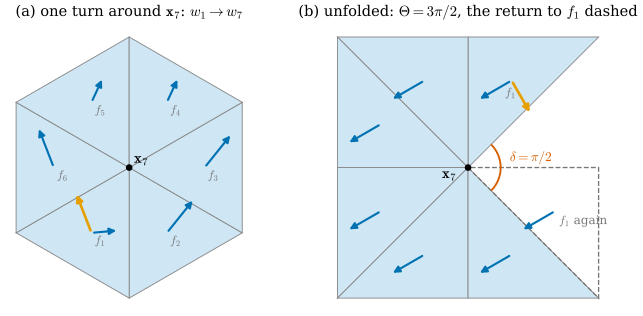

This figure's Python source:
"""Figure 45.3.2: Levi-Civita holonomy around a cube corner equals its angle defect pi/2 (Section 45.3, Example 45.3.11).

Mesh: ch45.unit_cube() (each square split by one diagonal); the corner x_7 = (1, 1, 1) lies on three diagonals, so six
triangles f_1, ..., f_6 (counterclockwise seen from outside) meet there, each with a 45 degree corner (Theta = 3 pi/2,
delta = pi/2). A unit vector w_1 at angle 30 degrees from r_{f_1} is carried across the shared edges f_k -> f_{k+1}
by psi -> psi +- rho_e (Definition 45.3.1; + when the crossing follows the dual orientation of Remark 36.5.1).
(a) the cube seen from (1, 1, 1) (elev 35.26, azim 45; back faces culled): the six triangles at x_7 light blue, the
    transported vectors at their centroids (blue), the final vector w_7 after one turn drawn in f_1 (orange), and the
    arc between w_1 and w_7 (black).
(b) the six triangles unfolded around x_7 into the plane (corner angles 45 degrees, true edge lengths), with the copy of
    f_1 that the loop returns to (dashed): in the unfolding the transported vector is one constant vector (blue);
    measured against the returning copy of f_1 it has turned by 2 pi - 3 pi/2 = pi/2.
Self-checks: the six crossings return w rotated by exactly delta_7 = pi/2 counterclockwise (mod 2 pi); the same
holds at every corner (ch45.transport_angles and -d0^T rho).

Run from the project root: PYTHONPATH=tools python3 chapters/45-vector-field-design/figures/fig-45-3-2-cube-holonomy.py
"""

import pathlib
import sys

import dgdec as dd
import dgmesh as dm
import dgfig

dgfig.setup()
import matplotlib.pyplot as plt  # noqa: E402
import numpy as np  # noqa: E402
from matplotlib.patches import Arc, Polygon  # noqa: E402

sys.path.insert(0, str(pathlib.Path(__file__).resolve().parents[1] / "lib"))
import ch45  # noqa: E402

col = dgfig.COLORS
V, F = ch45.unit_cube()
D0 = dd.d0(F, len(V))
rho = ch45.transport_angles(V, F)
delta = dm.angle_defect(V, F)
assert np.allclose(delta, np.pi / 2) and np.allclose(ch45.wrap(-D0.T @ rho), np.pi / 2)
E, left, right = ch45.left_right_faces(F)
_, idx = dd.edge_list(F)
c = 7
hm = dd.HalfedgeMesh(F)
fan = hm.vertex_faces(c)                       # counterclockwise
ring = hm.vertex_one_ring(c)
assert len(fan) == 6
r, b, N = ch45.face_frames3(V, F)
psi = [np.radians(30)]
for k in range(6):
    f, g = fan[k], fan[(k + 1) % 6]
    e = idx[tuple(sorted(set(F[f]) & set(F[g])))]
    sgn = 1.0 if (right[e] == f and left[e] == g) else -1.0
    assert (right[e], left[e]) in ((f, g), (g, f))
    psi.append(psi[-1] + sgn * rho[e])
turn = ch45.wrap(psi[-1] - psi[0])
assert abs(turn - np.pi / 2) < 1e-12
print(f"holonomy around x_7: {turn:.6f} (pi/2 = {np.pi / 2:.6f})")

cam = dm.Ortho(elev=np.degrees(np.arcsin(1 / np.sqrt(3))), azim=45)
fig, (axa, axb) = plt.subplots(1, 2, figsize=(7.0, 3.4), gridspec_kw={"width_ratios": [1.0, 1.0]})
Nf = dm.face_normals(V, F)
order = [f for f in np.argsort(cam.depth(V[F].mean(1))) if Nf[f] @ cam.view > 1e-9]
for f in order:
    axa.add_patch(Polygon(cam(V[F[f]]), closed=True, fc="#CFE6F5" if f in fan else "#E6E6E6", ec="#8A8A8A", lw=0.7))


def arrow(ax, p, q, color, lw=1.6, z=5):
    ax.annotate("", xy=q, xytext=p, arrowprops=dict(arrowstyle="-|>", color=color, lw=lw, mutation_scale=10), zorder=z)


s = 0.28
for k in range(6):
    f = fan[k]
    p = V[F[f]].mean(0)
    w = np.cos(psi[k]) * r[f] + np.sin(psi[k]) * b[f]
    arrow(axa, cam(p), cam(p + s * w), col["tangent"])
    axa.text(*(cam(p) + [0.02, -0.07]), rf"$f_{k + 1}$", fontsize=9, color=col["aux"])
p1 = V[F[fan[0]]].mean(0)
w7 = np.cos(psi[6]) * r[fan[0]] + np.sin(psi[6]) * b[fan[0]]
arrow(axa, cam(p1), cam(p1 + s * w7), col["accent"], 2.0)
axa.plot(*cam(V[c]), "o", color=col["main"], ms=4)
axa.text(*(cam(V[c]) + [0.03, 0.03]), r"$\mathbf{x}_7$", fontsize=11)
axa.set_title(r"(a) one turn around $\mathbf{x}_7$: $w_1 \to w_7$", fontsize=11)
# (b) unfolding around x_7: neighbor ring[k] at polar angle o + (sum of the first k corner angles), true distance
ang = dm.corner_angles(V, F)
theta = [ang[f, list(F[f]).index(c)] for f in fan]
assert np.allclose(theta, np.pi / 4)
o = np.pi / 4
phis = o + np.concatenate([[0.0], np.cumsum(theta), [np.sum(theta) + theta[0]]])     # k = 0..7
dist = [np.linalg.norm(V[ring[k % 6]] - V[c]) for k in range(8)]
pts = [dist[k] * np.array([np.cos(phis[k]), np.sin(phis[k])]) for k in range(8)]
for k in range(6):
    axb.add_patch(Polygon(np.array([[0, 0], pts[k], pts[k + 1]]), closed=True, fc="#CFE6F5", ec="#8A8A8A", lw=0.7))
axb.add_patch(Polygon(np.array([[0, 0], pts[6], pts[7]]), closed=True, fc="none", ec=col["aux"], lw=1.0, ls="--"))
rot = lambda v, t: np.array([np.cos(t) * v[0] - np.sin(t) * v[1], np.sin(t) * v[0] + np.cos(t) * v[1]])  # noqa: E731
pos = {c: np.zeros(2), ring[0]: pts[0], ring[1]: pts[1]}                  # first copy of f_1
r2 = pos[int(F[fan[0]][1])] - pos[int(F[fan[0]][0])]
r2 /= np.linalg.norm(r2)
w2 = rot(r2, psi[0])                                                        # the transported vector: constant
for k in range(7):
    cen = (pts[k] + pts[k + 1]) / 3
    arrow(axb, cen, cen + 0.3 * w2, col["tangent"])
Theta = float(np.sum(theta))
cen1 = (pts[0] + pts[1]) / 3
arrow(axb, cen1, cen1 + 0.3 * rot(w2, -Theta), col["accent"], 2.0)       # w_7 carried back into the first copy
assert abs(ch45.wrap(-Theta) - np.pi / 2) < 1e-12
axb.plot(0, 0, "o", color=col["main"], ms=4)
axb.text(-0.2, -0.08, r"$\mathbf{x}_7$", fontsize=11)
axb.text(*(cen1 + [-0.05, -0.12]), r"$f_1$", fontsize=9, color=col["aux"])
axb.text(*((pts[6] + pts[7]) / 3 + [0.03, -0.1]), r"$f_1$ again", fontsize=9, color=col["aux"])
axb.add_patch(Arc((0, 0), 0.5, 0.5, theta1=np.degrees(phis[6]), theta2=np.degrees(o + 2 * np.pi),
                  color=col["normal"], lw=1.4))
gm = (phis[6] + o + 2 * np.pi) / 2
axb.text(0.3 * np.cos(gm) + 0.02, 0.3 * np.sin(gm) + 0.05, r"$\delta = \pi/2$", fontsize=10, color=col["normal"])
axb.set_title(r"(b) unfolded: $\Theta = 3\pi/2$, the return to $f_1$ dashed", fontsize=11)
for ax in (axa, axb):
    ax.set_aspect("equal")
    ax.autoscale_view()
    ax.set_axis_off()
fig.subplots_adjust(left=0.01, right=0.99, top=0.9, bottom=0.02, wspace=0.06)
dgfig.save(fig, __file__)
